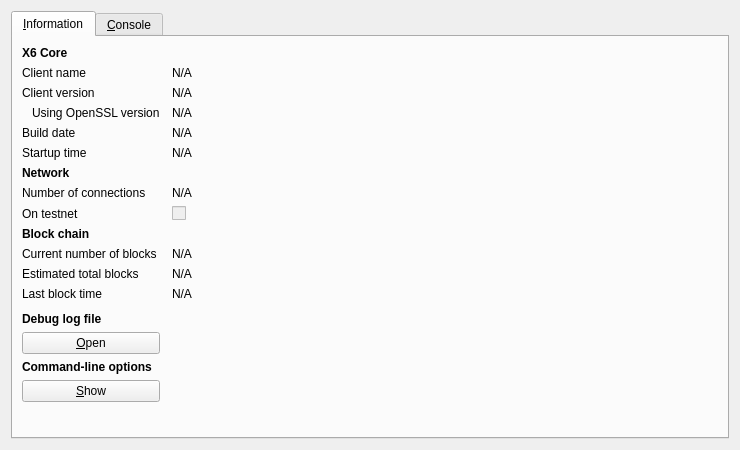
<?xml version="1.0" encoding="UTF-8"?>
<ui version="4.0">
 <class>RPCConsole</class>
 <widget class="QDialog" name="RPCConsole">
  <property name="geometry">
   <rect>
    <x>0</x>
    <y>0</y>
    <width>740</width>
    <height>450</height>
   </rect>
  </property>
  <property name="windowTitle">
   <string>X6 - Debug window</string>
  </property>
  <layout class="QVBoxLayout" name="verticalLayout_2">
   <item>
    <widget class="QTabWidget" name="tabWidget">
     <property name="currentIndex">
      <number>0</number>
     </property>
     <widget class="QWidget" name="tab_info">
      <attribute name="title">
       <string>&amp;Information</string>
      </attribute>
      <layout class="QGridLayout" name="gridLayout" columnstretch="0,1">
       <property name="horizontalSpacing">
        <number>12</number>
       </property>
       <item row="0" column="0">
        <widget class="QLabel" name="label_9">
         <property name="font">
          <font>
           <weight>75</weight>
           <bold>true</bold>
          </font>
         </property>
         <property name="text">
          <string>X6 Core</string>
         </property>
        </widget>
       </item>
       <item row="1" column="0">
        <widget class="QLabel" name="label_5">
         <property name="text">
          <string>Client name</string>
         </property>
        </widget>
       </item>
       <item row="1" column="1">
        <widget class="QLabel" name="clientName">
         <property name="cursor">
          <cursorShape>IBeamCursor</cursorShape>
         </property>
         <property name="text">
          <string>N/A</string>
         </property>
         <property name="textFormat">
          <enum>Qt::PlainText</enum>
         </property>
         <property name="textInteractionFlags">
          <set>Qt::LinksAccessibleByMouse|Qt::TextSelectableByKeyboard|Qt::TextSelectableByMouse</set>
         </property>
        </widget>
       </item>
       <item row="2" column="0">
        <widget class="QLabel" name="label_6">
         <property name="text">
          <string>Client version</string>
         </property>
        </widget>
       </item>
       <item row="2" column="1">
        <widget class="QLabel" name="clientVersion">
         <property name="cursor">
          <cursorShape>IBeamCursor</cursorShape>
         </property>
         <property name="text">
          <string>N/A</string>
         </property>
         <property name="textFormat">
          <enum>Qt::PlainText</enum>
         </property>
         <property name="textInteractionFlags">
          <set>Qt::LinksAccessibleByMouse|Qt::TextSelectableByKeyboard|Qt::TextSelectableByMouse</set>
         </property>
        </widget>
       </item>
       <item row="3" column="0">
        <widget class="QLabel" name="label_14">
         <property name="text">
          <string>Using OpenSSL version</string>
         </property>
         <property name="indent">
          <number>10</number>
         </property>
        </widget>
       </item>
       <item row="3" column="1">
        <widget class="QLabel" name="openSSLVersion">
         <property name="cursor">
          <cursorShape>IBeamCursor</cursorShape>
         </property>
         <property name="text">
          <string>N/A</string>
         </property>
         <property name="textFormat">
          <enum>Qt::PlainText</enum>
         </property>
         <property name="textInteractionFlags">
          <set>Qt::LinksAccessibleByMouse|Qt::TextSelectableByKeyboard|Qt::TextSelectableByMouse</set>
         </property>
        </widget>
       </item>
       <item row="4" column="0">
        <widget class="QLabel" name="label_12">
         <property name="text">
          <string>Build date</string>
         </property>
        </widget>
       </item>
       <item row="4" column="1">
        <widget class="QLabel" name="buildDate">
         <property name="cursor">
          <cursorShape>IBeamCursor</cursorShape>
         </property>
         <property name="text">
          <string>N/A</string>
         </property>
         <property name="textFormat">
          <enum>Qt::PlainText</enum>
         </property>
         <property name="textInteractionFlags">
          <set>Qt::LinksAccessibleByMouse|Qt::TextSelectableByKeyboard|Qt::TextSelectableByMouse</set>
         </property>
        </widget>
       </item>
       <item row="5" column="0">
        <widget class="QLabel" name="label_13">
         <property name="text">
          <string>Startup time</string>
         </property>
        </widget>
       </item>
       <item row="5" column="1">
        <widget class="QLabel" name="startupTime">
         <property name="cursor">
          <cursorShape>IBeamCursor</cursorShape>
         </property>
         <property name="text">
          <string>N/A</string>
         </property>
         <property name="textFormat">
          <enum>Qt::PlainText</enum>
         </property>
         <property name="textInteractionFlags">
          <set>Qt::LinksAccessibleByMouse|Qt::TextSelectableByKeyboard|Qt::TextSelectableByMouse</set>
         </property>
        </widget>
       </item>
       <item row="6" column="0">
        <widget class="QLabel" name="label_11">
         <property name="font">
          <font>
           <weight>75</weight>
           <bold>true</bold>
          </font>
         </property>
         <property name="text">
          <string>Network</string>
         </property>
        </widget>
       </item>
       <item row="7" column="0">
        <widget class="QLabel" name="label_7">
         <property name="text">
          <string>Number of connections</string>
         </property>
        </widget>
       </item>
       <item row="7" column="1">
        <widget class="QLabel" name="numberOfConnections">
         <property name="cursor">
          <cursorShape>IBeamCursor</cursorShape>
         </property>
         <property name="text">
          <string>N/A</string>
         </property>
         <property name="textFormat">
          <enum>Qt::PlainText</enum>
         </property>
         <property name="textInteractionFlags">
          <set>Qt::LinksAccessibleByMouse|Qt::TextSelectableByKeyboard|Qt::TextSelectableByMouse</set>
         </property>
        </widget>
       </item>
       <item row="8" column="0">
        <widget class="QLabel" name="label_8">
         <property name="text">
          <string>On testnet</string>
         </property>
        </widget>
       </item>
       <item row="8" column="1">
        <widget class="QCheckBox" name="isTestNet">
         <property name="enabled">
          <bool>false</bool>
         </property>
         <property name="text">
          <string/>
         </property>
        </widget>
       </item>
       <item row="9" column="0">
        <widget class="QLabel" name="label_10">
         <property name="font">
          <font>
           <weight>75</weight>
           <bold>true</bold>
          </font>
         </property>
         <property name="text">
          <string>Block chain</string>
         </property>
        </widget>
       </item>
       <item row="10" column="0">
        <widget class="QLabel" name="label_3">
         <property name="text">
          <string>Current number of blocks</string>
         </property>
        </widget>
       </item>
       <item row="10" column="1">
        <widget class="QLabel" name="numberOfBlocks">
         <property name="cursor">
          <cursorShape>IBeamCursor</cursorShape>
         </property>
         <property name="text">
          <string>N/A</string>
         </property>
         <property name="textFormat">
          <enum>Qt::PlainText</enum>
         </property>
         <property name="textInteractionFlags">
          <set>Qt::LinksAccessibleByMouse|Qt::TextSelectableByKeyboard|Qt::TextSelectableByMouse</set>
         </property>
        </widget>
       </item>
       <item row="11" column="0">
        <widget class="QLabel" name="label_4">
         <property name="text">
          <string>Estimated total blocks</string>
         </property>
        </widget>
       </item>
       <item row="11" column="1">
        <widget class="QLabel" name="totalBlocks">
         <property name="cursor">
          <cursorShape>IBeamCursor</cursorShape>
         </property>
         <property name="text">
          <string>N/A</string>
         </property>
         <property name="textFormat">
          <enum>Qt::PlainText</enum>
         </property>
         <property name="textInteractionFlags">
          <set>Qt::LinksAccessibleByMouse|Qt::TextSelectableByKeyboard|Qt::TextSelectableByMouse</set>
         </property>
        </widget>
       </item>
       <item row="12" column="0">
        <widget class="QLabel" name="label_2">
         <property name="text">
          <string>Last block time</string>
         </property>
        </widget>
       </item>
       <item row="12" column="1">
        <widget class="QLabel" name="lastBlockTime">
         <property name="cursor">
          <cursorShape>IBeamCursor</cursorShape>
         </property>
         <property name="text">
          <string>N/A</string>
         </property>
         <property name="textFormat">
          <enum>Qt::PlainText</enum>
         </property>
         <property name="textInteractionFlags">
          <set>Qt::LinksAccessibleByMouse|Qt::TextSelectableByKeyboard|Qt::TextSelectableByMouse</set>
         </property>
        </widget>
       </item>
       <item row="13" column="0">
        <spacer name="verticalSpacer_2">
         <property name="orientation">
          <enum>Qt::Vertical</enum>
         </property>
         <property name="sizeHint" stdset="0">
          <size>
           <width>20</width>
           <height>20</height>
          </size>
         </property>
        </spacer>
       </item>
       <item row="14" column="0">
        <widget class="QLabel" name="labelDebugLogfile">
         <property name="font">
          <font>
           <weight>75</weight>
           <bold>true</bold>
          </font>
         </property>
         <property name="text">
          <string>Debug log file</string>
         </property>
        </widget>
       </item>
       <item row="15" column="0">
        <widget class="QPushButton" name="openDebugLogfileButton">
         <property name="toolTip">
          <string>Open the X6 debug log file from the current data directory. This can take a few seconds for large log files.</string>
         </property>
         <property name="text">
          <string>&amp;Open</string>
         </property>
         <property name="autoDefault">
          <bool>false</bool>
         </property>
        </widget>
       </item>
       <item row="16" column="0">
        <widget class="QLabel" name="labelCLOptions">
         <property name="font">
          <font>
           <weight>75</weight>
           <bold>true</bold>
          </font>
         </property>
         <property name="text">
          <string>Command-line options</string>
         </property>
        </widget>
       </item>
       <item row="17" column="0">
        <widget class="QPushButton" name="showCLOptionsButton">
         <property name="toolTip">
          <string>Show the X6-Qt help message to get a list with possible X6 command-line options.</string>
         </property>
         <property name="text">
          <string>&amp;Show</string>
         </property>
         <property name="autoDefault">
          <bool>false</bool>
         </property>
        </widget>
       </item>
       <item row="18" column="0">
        <spacer name="verticalSpacer">
         <property name="orientation">
          <enum>Qt::Vertical</enum>
         </property>
         <property name="sizeHint" stdset="0">
          <size>
           <width>20</width>
           <height>40</height>
          </size>
         </property>
        </spacer>
       </item>
      </layout>
     </widget>
     <widget class="QWidget" name="tab_console">
      <attribute name="title">
       <string>&amp;Console</string>
      </attribute>
      <layout class="QVBoxLayout" name="verticalLayout_3">
       <property name="spacing">
        <number>3</number>
       </property>
       <item>
        <widget class="QTextEdit" name="messagesWidget">
         <property name="minimumSize">
          <size>
           <width>0</width>
           <height>100</height>
          </size>
         </property>
         <property name="readOnly">
          <bool>true</bool>
         </property>
         <property name="tabKeyNavigation" stdset="0">
          <bool>false</bool>
         </property>
         <property name="columnCount" stdset="0">
          <number>2</number>
         </property>
        </widget>
       </item>
       <item>
        <layout class="QHBoxLayout" name="horizontalLayout">
         <property name="spacing">
          <number>3</number>
         </property>
         <item>
          <widget class="QLabel" name="label">
           <property name="text">
            <string notr="true">&gt;</string>
           </property>
          </widget>
         </item>
         <item>
          <widget class="QLineEdit" name="lineEdit"/>
         </item>
         <item>
          <widget class="QPushButton" name="clearButton">
           <property name="maximumSize">
            <size>
             <width>24</width>
             <height>24</height>
            </size>
           </property>
           <property name="toolTip">
            <string>Clear console</string>
           </property>
           <property name="text">
            <string/>
           </property>
           <property name="icon">
            <iconset resource="../bitcoin.qrc">
             <normaloff>:/icons/remove</normaloff>:/icons/remove</iconset>
           </property>
           <property name="shortcut">
            <string notr="true">Ctrl+L</string>
           </property>
           <property name="autoDefault">
            <bool>false</bool>
           </property>
          </widget>
         </item>
        </layout>
       </item>
      </layout>
     </widget>
    </widget>
   </item>
  </layout>
 </widget>
 <resources>
  <include location="../bitcoin.qrc"/>
 </resources>
 <connections/>
</ui>
